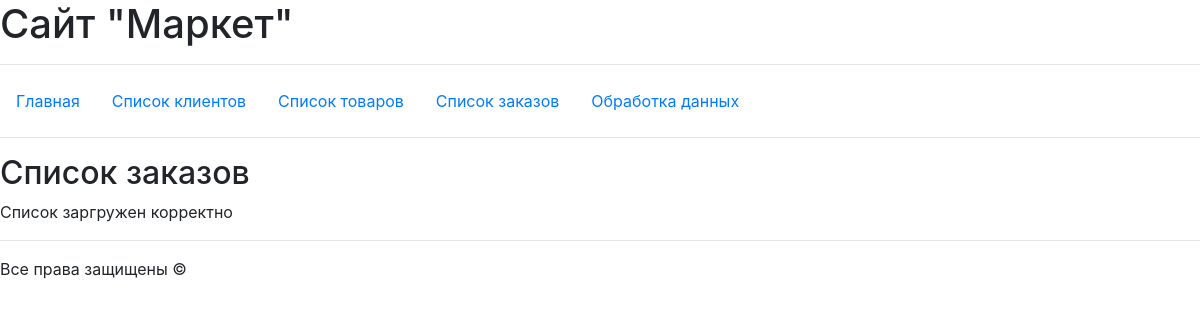
The page /lo/ on the database as committed earlier.
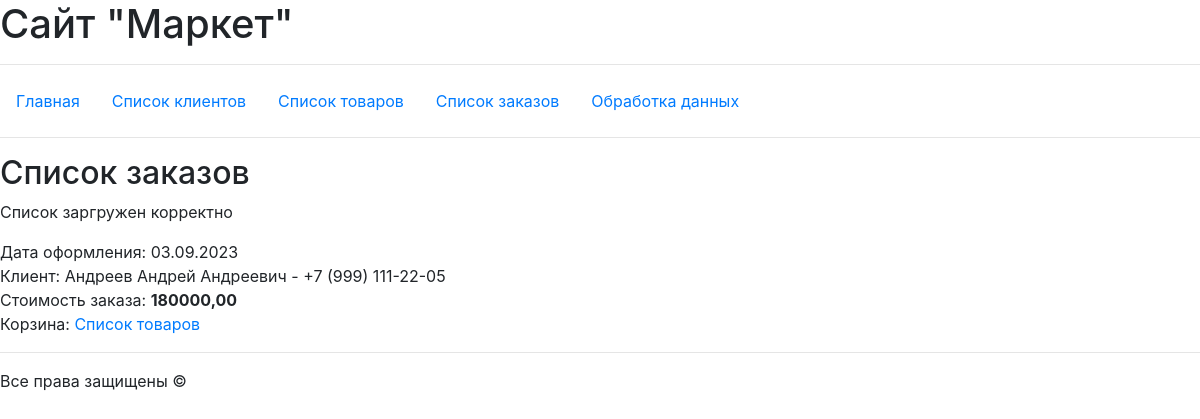
The same page on the database as committed later.
### hw_app/models.py (models this page shows, shortened)
class Order(models.Model):
    us_name = models.ForeignKey(User, on_delete=models.CASCADE)
    products = models.ManyToManyField(Product, related_name="order_products")
    sum_price = models.DecimalField(default=0.0, max_digits=10, decimal_places=2)
    order_day = models.DateField(auto_now=True)

class User(models.Model):
    name = models.CharField(max_length=100)
    email = models.EmailField()
    mobile = models.CharField(max_length=20)
    us_adrs = models.CharField(max_length=100)
    reg_day = models.DateField()
    def __str__(self):
        return f'{self.name}  -  {self.mobile} '

### hw_app/views.py (the view)
# urls.py: path('lo/', views.list_orders, name='list_orders'),
def list_orders(request):
    context = {
        "title": 'Список заказов',
        "head": 'Список заказов',
        "text": 'Список заргружен корректно',
        "orders": Order.objects.all(),
    }
    return render(request, "hw_app/dbo.html", context)

### hw_app/templates/hw_app/dbo.html (shortened to what this page needs)
{% extends 'hw_app/base.html' %}
{% block content %}
    <h2>{{ head }}</h2>
    <p>{{ text }}</p>
    <div>
    {% for order in orders %}
        <p>
            Дата оформления: {{ order.order_day|date:"d.m.Y" }} &ensp; {{ order.order_day|time:"H:i" }}<br>
            Клиент: {{ order.us_name }}<br>
            Стоимость заказа: <b>{{ order.sum_price }}</b><br>
            Корзина: <a href="{% url 'basket' order.id %}"> Список товаров </a>
        </p>
    {% endfor %}
    </div>
{% endblock %}

Rows that differ between the two databases and show on the page:
added Order: order_day "03.09.2023", us_name "Андреев Андрей Андреевич - +7 (999) 111-22-05", sum_price "180000,00"
